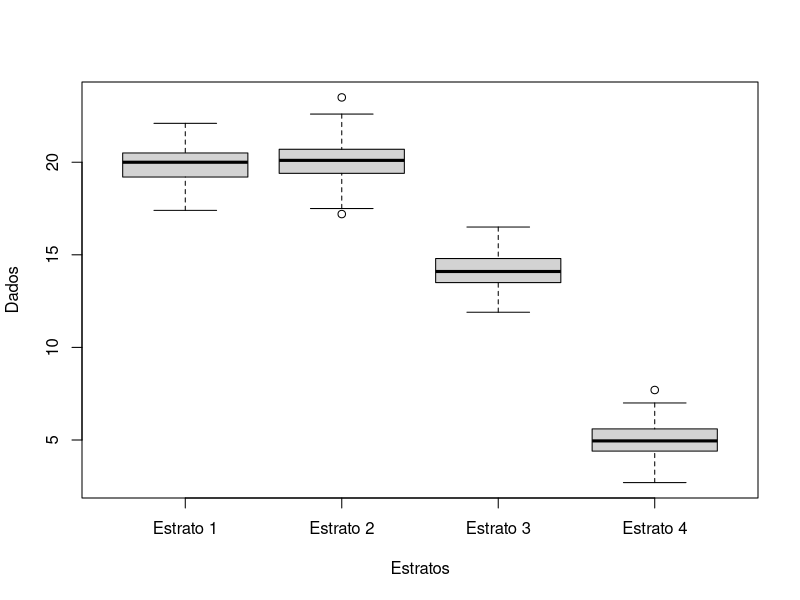

This figure's R source:
### Exercicio para casa: Analise de Variancia


## EXERCICIO 1


# Voce e um consultor ambiental e foi contratado para um determinado empreendimento.Para realizar os estudos, voce estratificou
# a area experimental em 4 estratos, e amostrou 200 arvores em cada estrato. Agora voce necessita saber se os estratos
# são signicativamente diferentes em relacao ao volume vegetal coletado, e quais estratos diferem entre si, para que as
# analises prossigam.
# Responda essas questoes com os metodos estatisticos adequados.
# OBS: Nao esqueca de responder as questoes levantadas apontando a hipotese nula e alternativa se for realizado um teste
# de hipoteses
# A planilha com os dados REFERENTES A ESSA QUESTAO e o exercicio-anova-1.xlsx

#inserindo dados
library(readxl)
exercicio_anova_1 <- read_excel("exercicio-anova-1.xlsx")
#transformando os dados em dados numericos
exercicio_anova_1$dados=as.numeric(exercicio_anova_1$dados)
#visualizacao dos dados
View(exercicio_anova_1)
#transformando a tabela de dados em data frame
exercicio_anova_1<-data.frame(exercicio_anova_1$dados, exercicio_anova_1$estratos)

#variavel dependente(continua)/divisao dos dados numericos em estratos
estrato1<-exercicio_anova_1$exercicio_anova_1.dados[1:200]
estrato2<-exercicio_anova_1$exercicio_anova_1.dados[201:400]
estrato3<-exercicio_anova_1$exercicio_anova_1.dados[401:600]
estrato4<-exercicio_anova_1$exercicio_anova_1.dados[601:800]
exercicio_anova_1.dados<-c(estrato1,estrato2,estrato3,estrato4)

#variavel independente(categorica)
exercicio_anova_1$exercicio_anova_1.estratos<- rep(c("Estrato 1","Estrato 2","Estrato 3","Estrato 4"),each=200)

#para visualizar os dados
str(exercicio_anova_1)
boxplot(exercicio_anova_1.dados~exercicio_anova_1.estratos,data=exercicio_anova_1 ,
        order=c("Estrato 1","Estrato 2", "Estrato 3","Estrato 4") , color="black" ,
        ylab="Dados", xlab="Estratos")

#teste de normalidade (H0: distribuicao normal; H1: populacao nao distribuida normalmente.)
shapiro.test(estrato1)
#estrato1 distribuido normalmente (p>0.05)
shapiro.test(estrato2)
#estrato2 distribuido normalmente (p>0.05)
shapiro.test(estrato3)
#estrato3 distribuido normalmente (p>0.05)
shapiro.test(estrato4)
#estrato4 distribuido normalmente (p>0.05)

#teste de homoscedascidade/homogeinidade das variancias (H0:variancias homogeneas; H1: variancias nao homogeneas)
library(car)
leveneTest(exercicio_anova_1.dados~exercicio_anova_1.estratos, data=exercicio_anova_1, center=mean)
#as variancias são homogeneas (p>0.05)

#teste ANOVA (H0:nao ha diferenca siginificativa; H1:ha diferenca significativa)
testeanova <- aov(exercicio_anova_1.dados~exercicio_anova_1.estratos, data=exercicio_anova_1)
summary(testeanova)
#existe diferenca significativa entre as variancias dos estratos (p<0.05)

## EXERCICIO 2



# Em um laboratorio foi realizada a coleta de plasma sanguineo de 20 pequenos roedores, e o grupo de pesquisa quer
# saber se determinado hormonio afeta o nivel de plasma sanguineo, se ha diferenca entre esse nivel para machos e 
# femeas e se existe diferenca entre machos e femeas na presenca de hormonio e/ou na ausencia dele.
# Responda as questoes levantadas utilizando metodos estatisticos adequados


# A planilha com os dados REFERENTES A ESSA QUESTAO e o exercicio-anova-2.xlsx


# OBS: Nao esqueca de responder as questoes levantadas apontando a hipotese nula e alternativa se for realizado um teste
# de hipoteses


# OBS 2: Na coluna "tratamentos", o numero 1 significa  "presenca do hormonio" e o numero 2"ausencia do hormonio";
# Na coluna "sexo", o numero 1 significa "macho" e o numero 2 "femea".

library(readxl)
exercicio_anova_2 <- read_excel("exercicio-anova-2.xlsx")
View(exercicio_anova_2)

#variaveis
ausencia<-exercicio_anova_2$Plasma[1:10]
presenca<-exercicio_anova_2$Plasma[11:20]

#teste de normalidade para o níveis de plasma em relacao aos tratamentos 
#(H0: distribuicao normal; H1: populacao nao distribuida normalmente.)
shapiro.test(ausencia)
shapiro.test(presenca)
#dados distribuidos normalmente (p>0.05)

#teste de normalidade para os niveis de plasma em relacao ao sexo
#(H0: distribuicao normal; H1: populacao nao distribuida normalmente.)
shapiro.test(exercicio_anova_2[exercicio_anova_2$Sexo =="1",]$Plasma)
shapiro.test(exercicio_anova_2[exercicio_anova_2$Sexo =="2",]$Plasma)
#dados distribuidos normalmente (p>0.05)

#teste de homoscedacidade
#(H0:variancias homogeneas; H1: variancias nao homogeneas)
library(car)
leveneTest(exercicio_anova_2$Plasma, group = exercicio_anova_2$Sexo, center=mean)
leveneTest(exercicio_anova_2$Plasma, group =,exercicio_anova_2$Tratamento, center=mean)
#variancia dos dados em relacao ao sexo sao homogeneas
#variancia dos dados em relacao ao tratamento nao sao homogeneas

plasma<-exercicio_anova_2$Plasma
tratamento<-exercicio_anova_2$Tratamento
sexo<-exercicio_anova_2$Sexo
tratamento<- factor(tratamento)
sexo <- factor(sexo)
#teste de ANOVA
testeanova <- aov(plasma~tratamento+sexo+tratamento:sexo, data=exercicio_anova_2)
summary(testeanova)
#o tratamento afeta o nivel de plasma (p<0.05)
#nao ha diferenca no nivel de plasma para machos e femeas (p>0.05)
#nao ha diferenca entre machos e femeas na presenca e ausencia do hormonio (p>0.05)